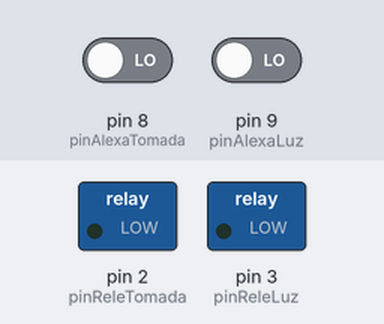
Recording of a sketch running on a simulated Arduino Uno, built with avr-gcc and run on an emulated ATmega328P. Shown: switched loads named in the sketch (green lamp = pin HIGH). The test bench sets the inputs (shaded band); at power-on: pin 8 (pinAlexaTomada) LOW, pin 9 (pinAlexaLuz) LOW.

Above: at 1.2 s.
1.3 s: pin 8 (pinAlexaTomada) driven HIGH
At 1.6 s:
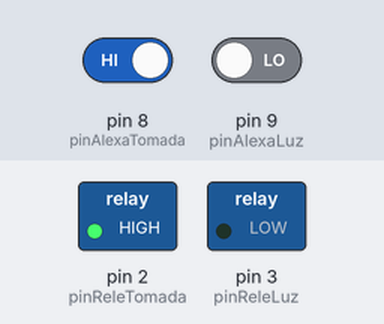
2.8 s: pin 9 (pinAlexaLuz) driven HIGH
At 4.0 s:
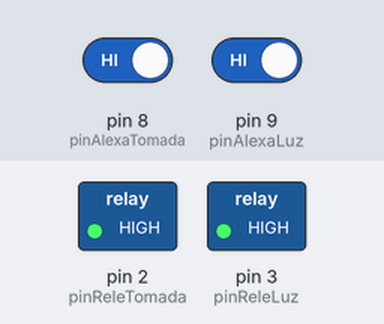
5.8 s: pin 8 (pinAlexaTomada) driven LOW
At 6.3 s:
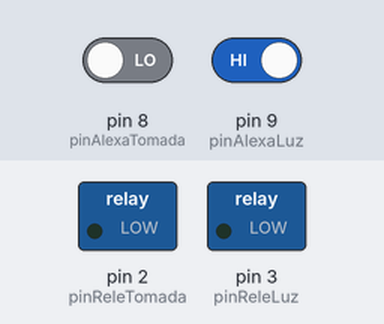
7.3 s: pin 9 (pinAlexaLuz) driven LOW
At 7.7 s:
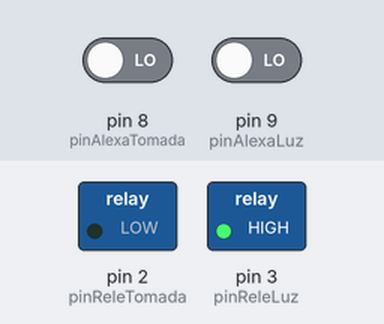
Timing chart, 0 to 10.3 s (numbered marks = the images above; inputs shaded):
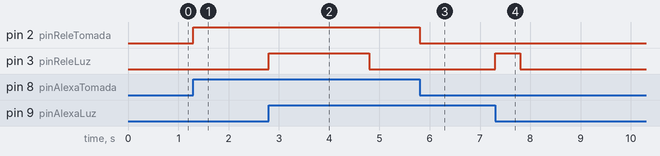

The sketch:

AL02-Sketch2.ino
```cpp
#define pinAlexaLuz    9
#define pinAlexaTomada 8

#define pinReleLuz    3
#define pinReleTomada 2

bool estadoAlarme = LOW;
bool estadoAlarmeAnt = LOW;

void setup() {
  pinMode(pinAlexaLuz, INPUT);
  pinMode(pinAlexaTomada, INPUT);

  pinMode(pinReleLuz, OUTPUT);
  pinMode(pinReleTomada, OUTPUT);
}

void loop() {

  estadoAlarme = digitalRead(pinAlexaLuz);

  if (estadoAlarme && !estadoAlarmeAnt) {
     digitalWrite(pinReleLuz, HIGH);
     delay(2000);
     digitalWrite(pinReleLuz, LOW);
  }

  if (!estadoAlarme && estadoAlarmeAnt) {
     digitalWrite(pinReleLuz, HIGH);
     delay(500);
     digitalWrite(pinReleLuz, LOW);
  }

  digitalWrite(pinReleTomada, digitalRead(pinAlexaTomada));

  estadoAlarmeAnt = estadoAlarme;
}
```

Measured:
- after the input at 1.3 s, pin 2 (pinReleTomada): LOW → HIGH at once
- after the input at 2.8 s, pin 3 (pinReleLuz): LOW → HIGH at once, → LOW 2.0 s later
- after the input at 5.8 s, pin 2 (pinReleTomada): HIGH → LOW at once
- after the input at 7.3 s, pin 3 (pinReleLuz): LOW → HIGH at once, → LOW 0.50 s later
